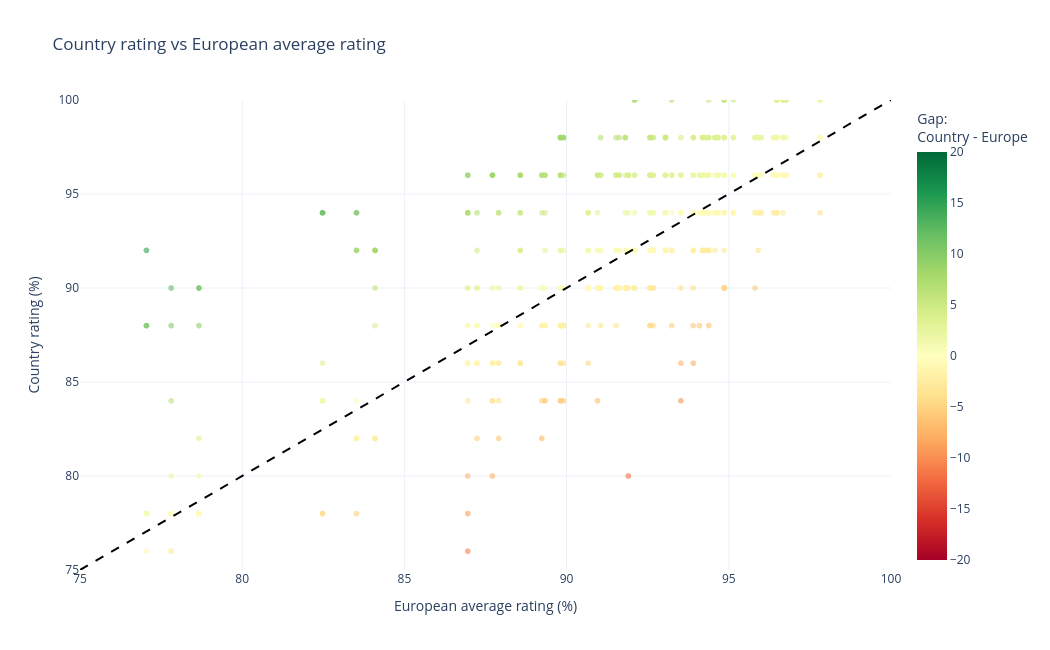

Notebook cell for this chart:
### Markdown cell above
## Analysis 9 — Does product rating change by country compared with the European average?

### Code cell
country_vs_europe = rated_products(df_europe.copy(), 10, ['product_id','product_name','country'])
valid = country_vs_europe.groupby('product_id')['country'].nunique().loc[lambda s: s == 21].index
country_vs_europe = country_vs_europe[country_vs_europe['product_id'].isin(valid)].copy()
country_vs_europe['europe_rating'] = country_vs_europe.groupby('product_id')['product_rating'].transform('mean')
country_vs_europe = country_vs_europe.assign(country_rating_pct=lambda d: d.product_rating*20, europe_rating_pct=lambda d: d.europe_rating*20, rating_gap=lambda d: d.country_rating_pct-d.europe_rating_pct)
plot_df = country_vs_europe.sample(n=4000, random_state=42) if len(country_vs_europe) > 4000 else country_vs_europe.copy()
bounds = pd.concat([plot_df.europe_rating_pct, plot_df.country_rating_pct]).quantile([.01,.99])
lower, upper = int(max(0, bounds.iloc[0]-2)//5*5), int((min(100, bounds.iloc[1]+2)+4)//5*5)
plot_df = plot_df.query('@lower <= europe_rating_pct <= @upper and @lower <= country_rating_pct <= @upper')

fig = px.scatter(plot_df, x='europe_rating_pct', y='country_rating_pct', color='rating_gap', color_continuous_scale='RdYlGn', 
                 range_color=[-20,20], hover_data={'product_name':True,'country':True,'product_rating_count':True,'europe_rating_pct':':.1f','country_rating_pct':':.1f','rating_gap':':.1f'}, 
                 labels={'europe_rating_pct':'European average rating (%)','country_rating_pct':'Country rating (%)','rating_gap':'Gap','product_name':'Product','country':'Country','product_rating_count':'Number of reviews'}, 
                 title='Country rating vs European average rating')
fig.update_traces(marker=dict(size=6, opacity=.6), selector=dict(mode='markers'))
fig.add_shape(type='line', x0=lower, y0=lower, x1=upper, y1=upper, line=dict(color='black', dash='dash'))
fig.update_xaxes(title='European average rating (%)', range=[lower, upper]); fig.update_yaxes(title='Country rating (%)', range=[lower, upper])
fig.update_layout(width=1050, height=650, template='plotly_white', coloraxis_colorbar=dict(title='Gap:<br>Country - Europe'))
fig.show()

### Figure 1 — Plotly figure (JSON) as saved in the notebook; plotly's stock layout.template omitted (floating-point values rounded to 4 significant figures; data arrays with more than 128 entries replaced by an {"elided": "..."} marker saying what was removed)
{"data": [{"customdata": {"elided": "1707x4 mixed values"}, "hovertemplate": "European average rating (%)=%{x:.1f}<br>Country rating (%)=%{y:.1f}<br>Product=%{customdata[0]}<br>Country=%{customdata[1]}<br>Number of reviews=%{customdata[2]}<br>Gap=%{marker.color:.1f}<extra></extra>", "legendgroup": "", "marker": {"color": {"elided": "1707 float values"}, "coloraxis": "coloraxis", "opacity": 0.6, "size": 6, "symbol": "circle"}, "mode": "markers", "name": "", "showlegend": false, "type": "scattergl", "x": {"elided": "1707 float values"}, "xaxis": "x", "y": {"elided": "1707 float values"}, "yaxis": "y"}], "layout": {"coloraxis": {"cmax": 20, "cmin": -20, "colorbar": {"title": {"text": "Gap:<br>Country - Europe"}}, "colorscale": [[0, "rgb(165,0,38)"], [0.1, "rgb(215,48,39)"], [0.2, "rgb(244,109,67)"], [0.3, "rgb(253,174,97)"], [0.4, "rgb(254,224,139)"], [0.5, "rgb(255,255,191)"], [0.6, "rgb(217,239,139)"], [0.7, "rgb(166,217,106)"], [0.8, "rgb(102,189,99)"], [0.9, "rgb(26,152,80)"], [1, "rgb(0,104,55)"]]}, "height": 650, "legend": {"tracegroupgap": 0}, "shapes": [{"line": {"color": "black", "dash": "dash"}, "type": "line", "x0": 75, "x1": 100, "y0": 75, "y1": 100}], "title": {"text": "Country rating vs European average rating"}, "width": 1050, "xaxis": {"anchor": "y", "domain": [0, 1], "range": [75, 100], "title": {"text": "European average rating (%)"}}, "yaxis": {"anchor": "x", "domain": [0, 1], "range": [75, 100], "title": {"text": "Country rating (%)"}}}}
